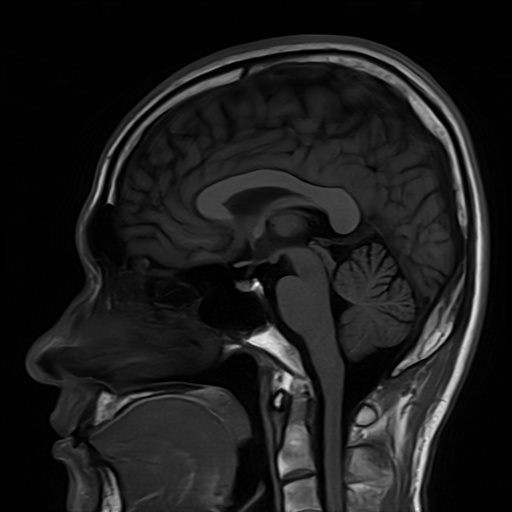
%> input picture Experiment_04/Inputs/images/MRI.jpg, 512 x 512 px
$ octave --eval "task_4_3;"   (GNU Octave 9; MATLAB toolbox functions it lacks are replaced by stand-ins)
%> lines starting %> are read from the running program, lines starting %| are printed output that depends on the picture
%% ==============================================================================
%% SCRIPT: task_4_3.m
%% Experiment 04: Noise Modeling & Adaptive Filtering in Medical Images
%% Task 4.3: Standard Median Filter Window Sizing Sensitivity [3x3, 5x5, 7x7]
%% Course: Medical Image Processing | Riphah International University
%% Instructor: Engr. Rana Talha Khalid
%% ==============================================================================

function task_4_3()
    fprintf('======================================================================\n');
    fprintf('EXPERIMENT 04 - MATLAB TASK 4.3: MEDIAN WINDOW SENSITIVITY [3x3, 5x5, 7x7]\n');
    fprintf('======================================================================\n');

    script_dir = fileparts(mfilename('fullpath'));
    exp_dir = fileparts(script_dir);
    img_path = fullfile(exp_dir, 'Inputs', 'images', 'MRI.jpg');

    if ~exist(img_path, 'file')
        img_path = fullfile(exp_dir, '..', '..', 'images', 'MRI.jpg');
    end

    ref = imread(img_path);
%> ref is the input picture: size 512x512 uint8; min 0, max 254, mean 27.9
    if size(ref, 3) == 3; ref = rgb2gray(ref); end

    % 1. Add 15% Salt & Pepper noise
    rng(42);
    noisy = imnoise(ref, 'salt & pepper', 0.15);
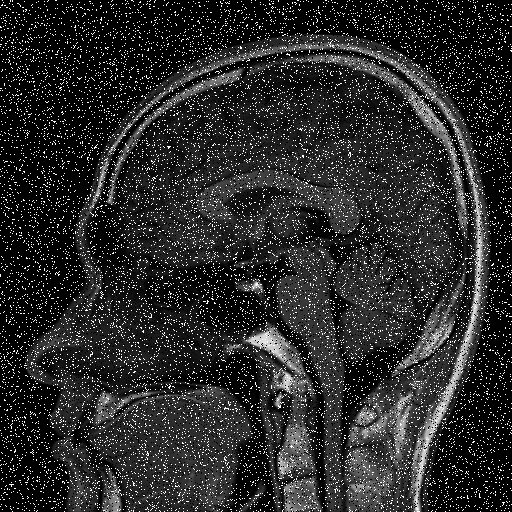
%> noisy: size 512x512 uint8; min 0, max 255, mean 43

    % Helper for Edge Preservation Index (EPI / beta)
    h_lap = fspecial('laplacian', 0.2);
    calc_epi = @(im) sum((imfilter(double(ref), h_lap) - mean(imfilter(double(ref), h_lap), 'all')) .* ...
                         (imfilter(double(im), h_lap)  - mean(imfilter(double(im), h_lap), 'all')), 'all') / ...
                     sqrt(sum((imfilter(double(ref), h_lap) - mean(imfilter(double(ref), h_lap), 'all')).^2, 'all') * ...
                          sum((imfilter(double(im), h_lap)  - mean(imfilter(double(im), h_lap), 'all')).^2, 'all'));

    windows = [3, 5, 7];
    filtered_images = cell(1, 3);
    psnr_vals = zeros(1, 3);
    ssim_vals = zeros(1, 3);
    epi_vals  = zeros(1, 3);

    fprintf('%-12s | %-12s | %-10s | %-10s | %-30s\n', 'Window', 'PSNR (dB)', 'SSIM', 'EPI (beta)', 'Clinical Assessment');
    fprintf('--------------------------------------------------------------------------------------\n');
    fprintf('%-12s | %-12.2f | %-10.4f | %-10.4f | Unfiltered noisy scan (15%% SP)\n', ...
            'Noisy Base', psnr(noisy, ref), ssim(noisy, ref), calc_epi(noisy));
%| Noisy Base   | 11.97        | 0.0800     | 0.0328     | Unfiltered noisy scan (15% SP)

    for idx = 1:3
        w = windows(idx);
        f_im = medfilt2(noisy, [w w], 'symmetric');
        p = psnr(f_im, ref);
        s = ssim(f_im, ref);
        e = calc_epi(f_im);

        filtered_images{idx} = f_im;
        psnr_vals(idx) = p;
        ssim_vals(idx) = s;
        epi_vals(idx)  = e;

        if w == 3
            obs = 'Optimal; impulse cleared, sharp boundaries';
        elseif w == 5
            obs = 'Mild corner truncation; fine vessels blurred';
        else
            obs = 'Heavy detail truncation; anatomical edges rounded';
        end
        fprintf('%-12s | %-12.2f | %-10.4f | %-10.4f | %s\n', sprintf('%dx%d', w, w), p, s, e, obs);
    end
%> this loop made 3 passes
%> (p, s, e) on passes 1 to 3: (33.46, 0.969, 0.387), (35.03, 0.96, 0.578), (31.93, 0.926, 0.507)
%| 3x3          | 33.46        | 0.9690     | 0.3868     | Optimal; impulse cleared, sharp boundaries
%| 5x5          | 35.03        | 0.9603     | 0.5778     | Mild corner truncation; fine vessels blurred
%| 7x7          | 31.93        | 0.9257     | 0.5068     | Heavy detail truncation; anatomical edges rounded
%> after the loop, epi_vals = [0.387 0.578 0.507]; filtered_images = 3 items; obs = 'Heavy detail truncation; anatomical edges rounded'; psnr_vals = [33.46 35.03 31.93]; ssim_vals = [0.969 0.96 0.926]
    fprintf('--------------------------------------------------------------------------------------\n');
    fprintf('Finding: Standard median window 3x3 achieves peak SSIM (%.4f) and EPI (%.4f).\n', ssim_vals(1), epi_vals(1));
%| Finding: Standard median window 3x3 achieves peak SSIM (0.9690) and EPI (0.3868).

    % Visualization: 4-Panel Figure
    fig = figure('Visible', 'off', 'Position', [100, 100, 1200, 900]);

    subplot(2, 2, 1);
    imshow(filtered_images{1});
    title(sprintf('A: Median 3x3 [Optimal]\nPSNR: %.2f dB | SSIM: %.4f | EPI: %.4f', psnr_vals(1), ssim_vals(1), epi_vals(1)), ...
          'FontSize', 9.5, 'FontWeight', 'bold', 'Color', [0.08 0.50 0.24]);

    subplot(2, 2, 2);
    imshow(filtered_images{2});
    title(sprintf('B: Median 5x5 [Edge Rounding]\nPSNR: %.2f dB | SSIM: %.4f | EPI: %.4f', psnr_vals(2), ssim_vals(2), epi_vals(2)), ...
          'FontSize', 9.5, 'FontWeight', 'bold', 'Color', [0.77 0.54 0.02]);

    subplot(2, 2, 3);
    imshow(filtered_images{3});
    title(sprintf('C: Median 7x7 [Detail Truncation]\nPSNR: %.2f dB | SSIM: %.4f | EPI: %.4f', psnr_vals(3), ssim_vals(3), epi_vals(3)), ...
          'FontSize', 9.5, 'FontWeight', 'bold', 'Color', [0.72 0.15 0.15]);

    subplot(2, 2, 4);
    yyaxis left
    plot(windows, ssim_vals, 'o-b', 'LineWidth', 2, 'MarkerSize', 7);
    ylabel('SSIM', 'FontWeight', 'bold', 'Color', 'b');
    grid on;

    yyaxis right
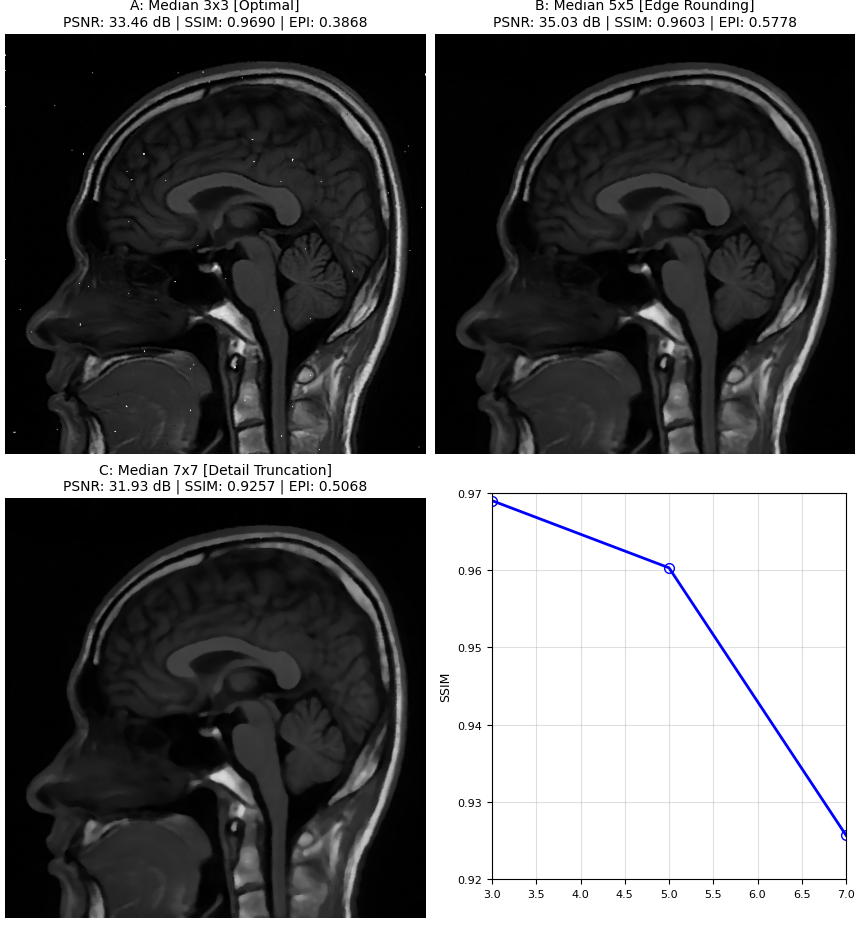
%> figure redrawn from the program's plot data, 4 panels
    plot(windows, epi_vals, 's--g', 'LineWidth', 2, 'MarkerSize', 7);
    ylabel('Edge Preservation Index (EPI)', 'FontWeight', 'bold', 'Color', [0.08 0.50 0.24]);

    set(gca, 'XTick', windows, 'XTickLabel', {'3x3', '5x5', '7x7'});
    xlabel('Median Filter Window Size (K x K)', 'FontWeight', 'bold');
    title('SSIM & EPI Trajectory vs Window Size', 'FontSize', 10, 'FontWeight', 'bold');

    sgtitle('MATLAB Task 4.3: Implementation and Kernel Sizing Sensitivity of Standard Median Filtering', ...
            'FontSize', 13, 'FontWeight', 'bold');
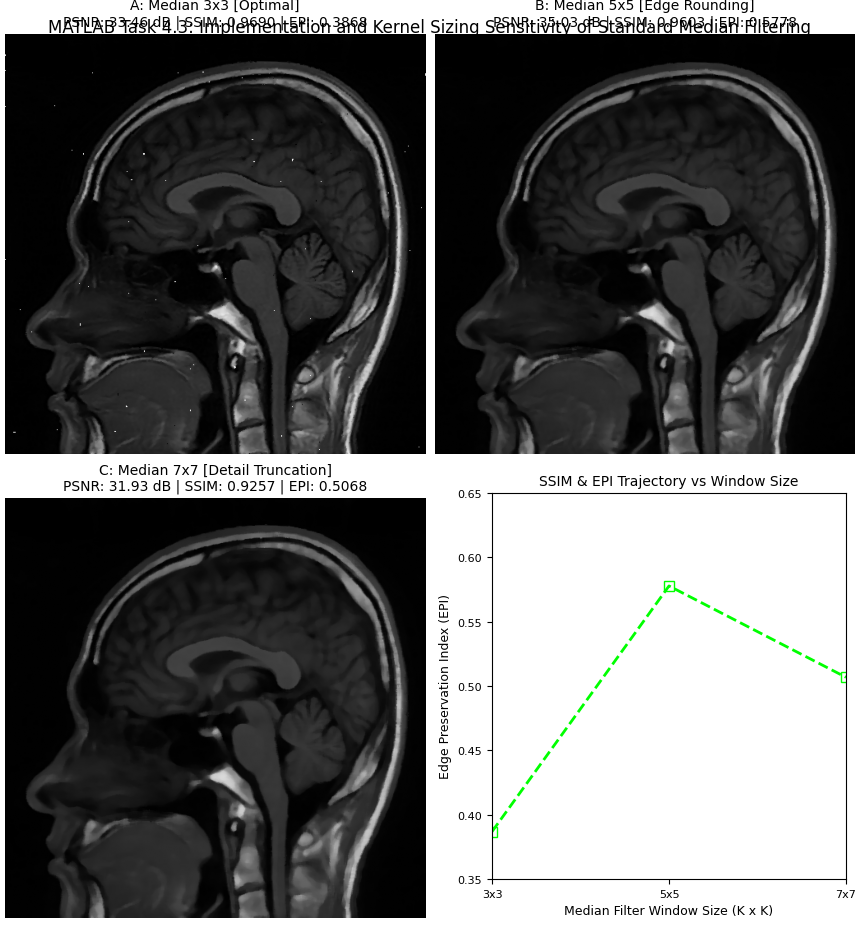
%> figure redrawn from the program's plot data, 4 panels

    out_dir_m = fullfile(exp_dir, 'Outputs', 'MATLAB');
    fig_dir = fullfile(exp_dir, 'Figures');

    out_path_1 = fullfile(out_dir_m, 'exp04_task_4_3_median_kernel_sweep_m.png');
    out_path_2 = fullfile(fig_dir, 'exp04_task_4_3_median_kernel_sweep_m.png');

    exportgraphics(fig, out_path_1, 'Resolution', 300);
    exportgraphics(fig, out_path_2, 'Resolution', 300);
    close(fig);

    fprintf('[SUCCESS] Saved MATLAB figure to:\n  %s\n  %s\n', out_path_1, out_path_2);
end
